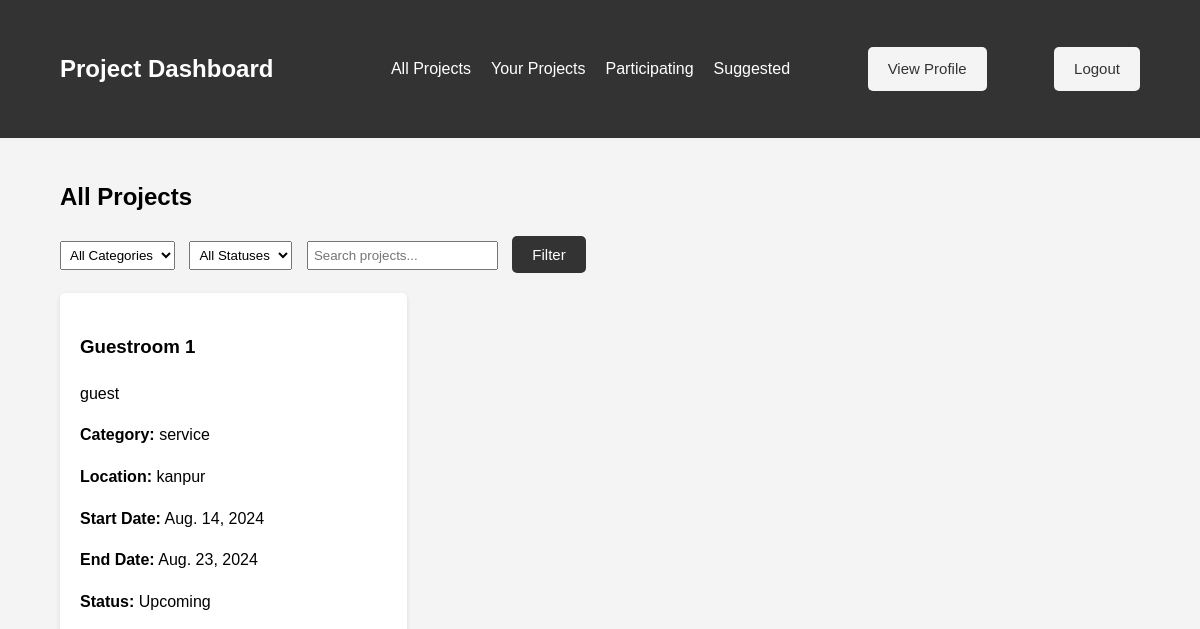
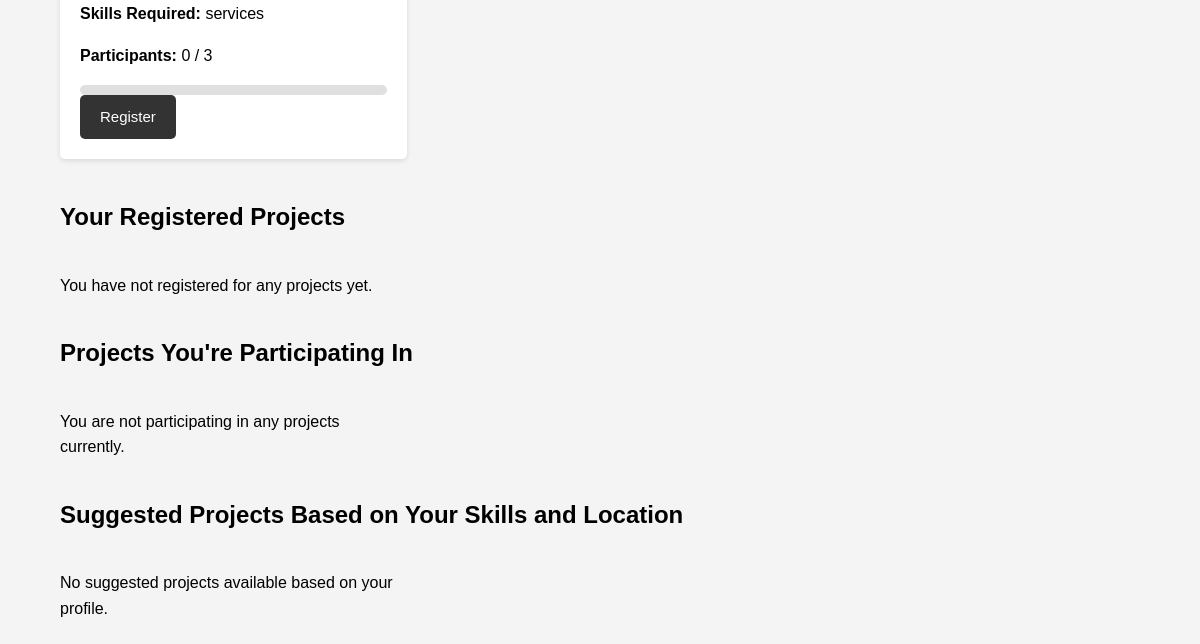
Before: /dashboard/ (signed in) with the older database file (2 pictures, top to bottom).
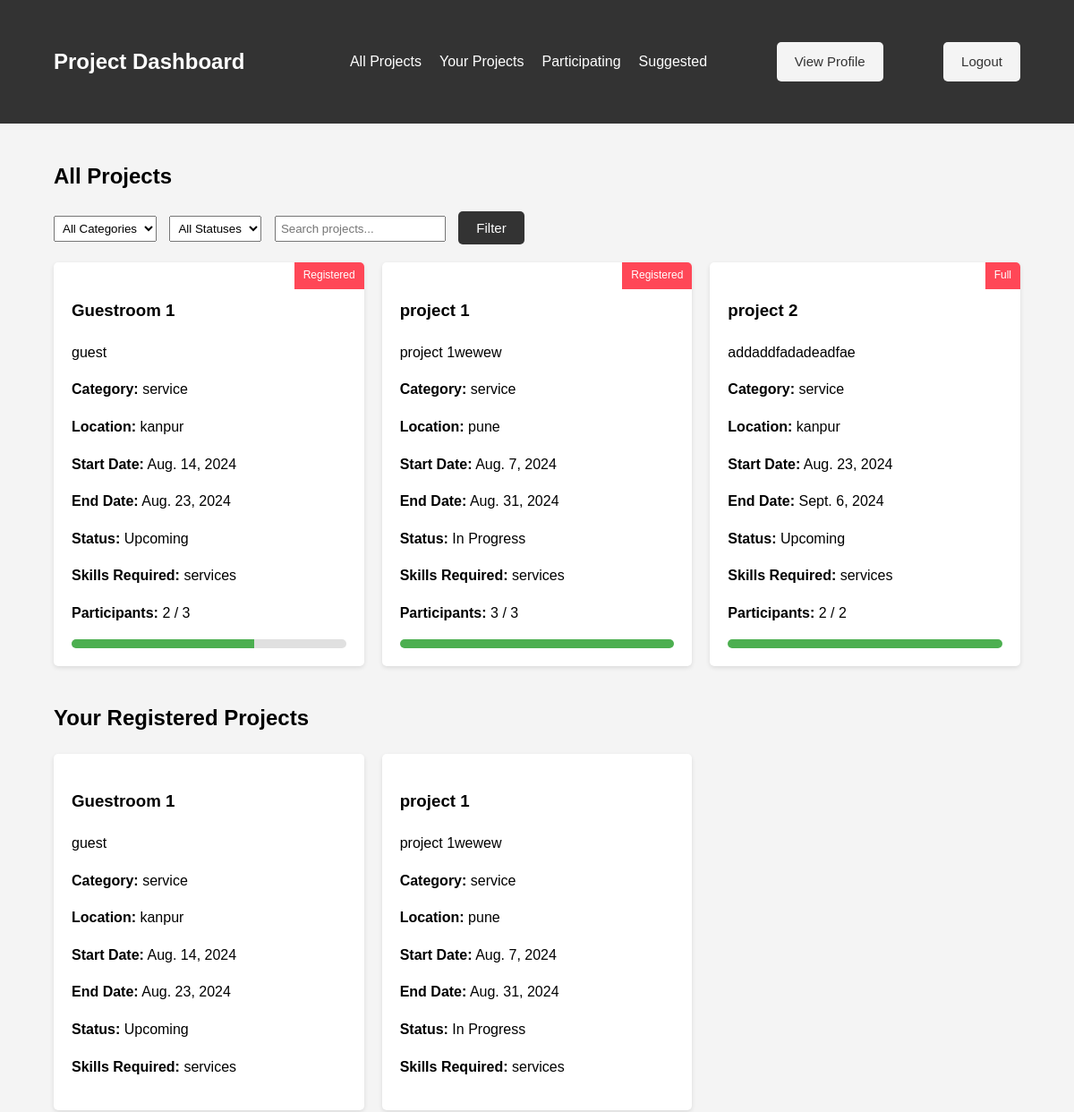
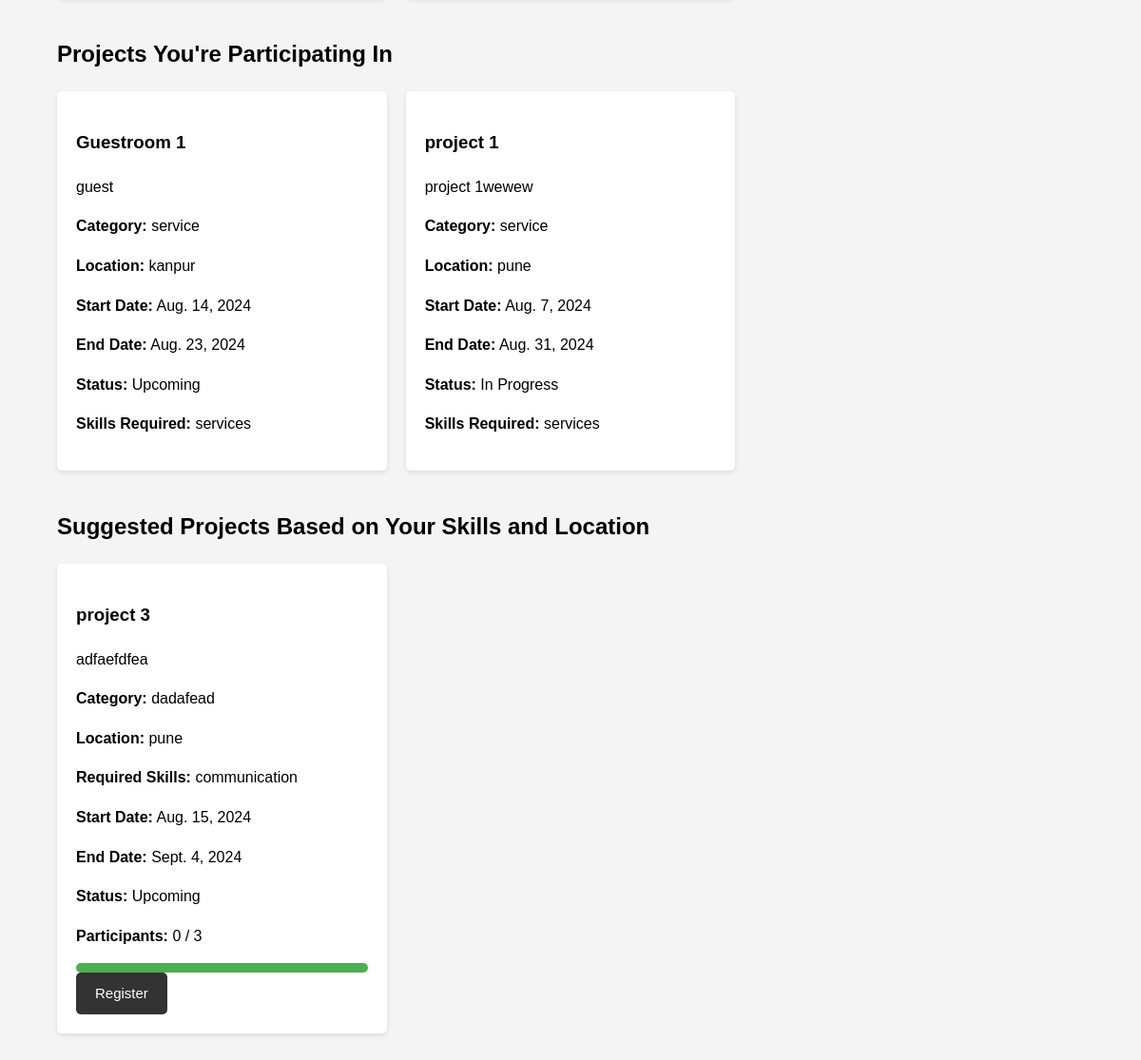
After: the same page with the newer database file (2 pictures, top to bottom).
### account/models.py (models this page shows, shortened)
class Project(models.Model):
    name = models.CharField(max_length=255)
    description = models.TextField()
    location = models.CharField(max_length=100)
    start_date = models.DateField()
    end_date = models.DateField()
    created_at = models.DateTimeField(auto_now_add=True)
    updated_at = models.DateTimeField(auto_now=True)
    status = models.CharField(max_length=50, choices=[
        ('Upcoming', 'Upcoming'),
        ('In Progress', 'In Progress'),
        ('Completed', 'Completed'),
    ])
    category = models.CharField(max_length=50)
    participants = models.ManyToManyField(User, related_name='registered_projects', blank=True)
    skills_required = models.CharField(max_length=255, blank=True, null=True)
    max_participants = models.IntegerField(blank=True, null=True)
    requirements = models.TextField(blank=True, null=True)

### account/views.py (the view)
# urls.py: path('dashboard/', dashboard, name='dashboard'),
@login_required
def dashboard(request):
    allprojects = Project.objects.filter(status__in=['In Progress', 'Upcoming'])
    paginator = Paginator(allprojects, 3)  # Show 3 projects per page
    page = request.GET.get('page')
    try:
        projects = paginator.page(page)
    except PageNotAnInteger:
        projects = paginator.page(1)
    except EmptyPage:
        projects = paginator.page(paginator.num_pages)
    for project in projects:
        if project.max_participants and project.max_participants > 0:
            project.progress_percentage = (project.participants.count() / project.max_participants) * 100
        else:
            project.progress_percentage = 0
    user = request.user
    user_profile, created = UserProfile.objects.get_or_create(user=user)
    userprojects = request.user.registered_projects.all()
    user_participating_projects = Project.objects.filter(participants=user)
    suggested_projects = Project.objects.filter(
        location=user_profile.location,
        skills_required__icontains=user_profile.skills
    ).exclude(participants=user)
    context = {
        'projects': projects,  # This now contains the paginated queryset
        'suggested_projects': suggested_projects,
        'userprojects': userprojects,
        'participating_projects': user_participating_projects,
    }
    return render(request, 'dashboard.html', context)

### template/dashboard.html (shortened to what the changed rows need)
{% load static %}
<!DOCTYPE html>
<html lang="en">
<head>
</head>
<body>
    <nav>
        <div class="container">
            <h1>Project Dashboard</h1>
        </div>
    </nav>
    <div class="container">
        <h2 id="projects">All Projects</h2>
        <div id="project-container" class="grid">
            {% for project in projects %}
                <div class="card project-card" data-category="{{ project.category }}" data-status="{{ project.status }}">
                    <h3>{{ project.name }}</h3>
                    <p>{{ project.description }}</p>
                    <p><strong>Category:</strong> {{ project.category }}</p>
                    <p><strong>Location:</strong> {{ project.location }}</p>
                    <p><strong>Start Date:</strong> {{ project.start_date }}</p>
                    <p><strong>End Date:</strong> {{ project.end_date }}</p>
                    <p><strong>Status:</strong> {{ project.status }}</p>
                    <p><strong>Skills Required:</strong> {{ project.skills_required }}</p>
                    <p><strong>Participants:</strong> {{ project.participants.count }} / {% if project.max_participants %}{{ project.max_participants }}{% else %}Unlimited{% endif %}</p>
                    <div class="progress-bar">
                        <div class="progress" style="width: {{ project.progress_percentage }}%;"></div>
                    </div>
                    {% if user in project.participants.all %}
                        <div class="ribbon">Registered</div>
                    {% elif project.max_participants and project.participants.count >= project.max_participants %}
                        <div class="ribbon">Full</div>
                    {% else %}
                        <a href="{% url 'register_for_project' project.id %}" class="btn register-btn" data-project-id="{{ project.id }}">Register</a>
                    {% endif %}
                </div>
            {% empty %}
                <p>No active or upcoming projects available.</p>
            {% endfor %}
        </div>
        <h2 id="registered">Your Registered Projects</h2>
        <div id="registered-projects" class="grid">
            {% for project in userprojects %}
                <div class="card">
                    <h3>{{ project.name }}</h3>
                    <p>{{ project.description }}</p>
                    <p><strong>Category:</strong> {{ project.category }}</p>
                    <p><strong>Location:</strong> {{ project.location }}</p>
                    <p><strong>Start Date:</strong> {{ project.start_date }}</p>
                    <p><strong>End Date:</strong> {{ project.end_date }}</p>
                    <p><strong>Status:</strong> {{ project.status }}</p>
                    <p><strong>Skills Required:</strong> {{ project.skills_required }}</p>
                </div>
            {% empty %}
                <p>You have not registered for any projects yet.</p>
            {% endfor %}
        </div>
        <h2 id="participating">Projects You're Participating In</h2>
        <div id="participating-projects" class="grid">
            {% for project in participating_projects %}
                <div class="card">
                    <h3>{{ project.name }}</h3>
                    <p>{{ project.description }}</p>
                    <p><strong>Category:</strong> {{ project.category }}</p>
                    <p><strong>Location:</strong> {{ project.location }}</p>
                    <p><strong>Start Date:</strong> {{ project.start_date }}</p>
                    <p><strong>End Date:</strong> {{ project.end_date }}</p>
                    <p><strong>Status:</strong> {{ project.status }}</p>
                    <p><strong>Skills Required:</strong> {{ project.skills_required }}</p>
                </div>
            {% empty %}
                <p>You are not participating in any projects currently.</p>
            {% endfor %}
        </div>
        <h2 id="suggested">Suggested Projects Based on Your Skills and Location</h2>
        <div id="suggested-projects" class="grid">
            {% for project in suggested_projects %}
                <div class="card">
                    <h3>{{ project.name }}</h3>
                    <p>{{ project.description }}</p>
                    <p><strong>Category:</strong> {{ project.category }}</p>
                    <p><strong>Location:</strong> {{ project.location }}</p>
                    <p><strong>Required Skills:</strong> {{ project.skills_required }}</p>
                    <p><strong>Start Date:</strong> {{ project.start_date }}</p>
                    <p><strong>End Date:</strong> {{ project.end_date }}</p>
                    <p><strong>Status:</strong> {{ project.status }}</p>
                    <p><strong>Participants:</strong> {{ project.participants.count }} / {% if project.max_participants %}{{ project.max_participants }}{% else %}Unlimited{% endif %}</p>
                    <div class="progress-bar">
                    <div class="progress" style="width: {{ project.progress_percentage }}%;"></div>
                    </div>
                    {% if user in project.participants.all %}
                        <div class="ribbon">Registered</div>
                    {% elif project.max_participants and project.participants.count >= project.max_participants %}
                        <div class="ribbon">Full</div>
                    {% else %}
                        <a href="{% url 'register_for_project' project.id %}" class="btn register-btn" data-project-id="{{ project.id }}">Register</a>
                    {% endif %}
                </div>
            {% empty %}
                <p>No suggested projects available based on your profile.</p>
            {% endfor %}
        </div>
    </div>
</body>
</html>

Changed rows visible on the page:
now on one of the page's lists (row edited): Project: name "Guestroom 1", description "guest", category "service", location "kanpur", start_date "Aug. 14, 2024", end_date "Aug. 23, 2024", status "Upcoming", skills_required "services"
changed Project "Guestroom 1": participants.count "0" → "2"; text "Register" → "Registered"
added Project: name "project 1", description "project 1wewew", category "service", location "pune", start_date "Aug. 7, 2024", end_date "Aug. 31, 2024", status "In Progress", skills_required "services", participants.count "3", max_participants "3", {{ project.progress_percentage }} 100.0 (drawn), shows "Registered"
added Project: name "project 2", description "addaddfadadeadfae", category "service", location "kanpur", start_date "Aug. 23, 2024", end_date "Sept. 6, 2024", status "Upcoming", skills_required "services", participants.count "2", max_participants "2", {{ project.progress_percentage }} 100.0 (drawn), shows "Full", shown under "All Projects"
added Project: name "project 3", description "adfaefdfea", category "dadafead", location "pune", skills_required "communication", start_date "Aug. 15, 2024", end_date "Sept. 4, 2024", status "Upcoming", participants.count "0", max_participants "3", shown under "Suggested Projects Based on Your Skills and Location"
Other visible differences:
text no longer shown: "You have not registered for any projects yet. You are not participating in any projects currently. No suggested projects available based on your profile."
